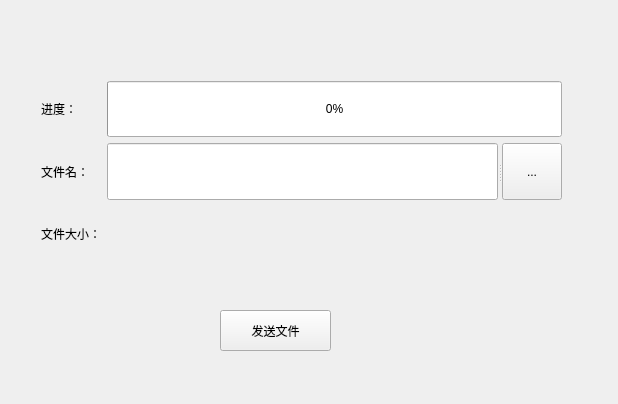
<?xml version="1.0" encoding="UTF-8"?>
<ui version="4.0">
 <class>SendFile</class>
 <widget class="QDialog" name="SendFile">
  <property name="geometry">
   <rect>
    <x>0</x>
    <y>0</y>
    <width>618</width>
    <height>404</height>
   </rect>
  </property>
  <property name="windowTitle">
   <string>Dialog</string>
  </property>
  <widget class="QPushButton" name="sendButton">
   <property name="geometry">
    <rect>
     <x>220</x>
     <y>310</y>
     <width>111</width>
     <height>41</height>
    </rect>
   </property>
   <property name="sizePolicy">
    <sizepolicy hsizetype="Expanding" vsizetype="Expanding">
     <horstretch>0</horstretch>
     <verstretch>0</verstretch>
    </sizepolicy>
   </property>
   <property name="focusPolicy">
    <enum>Qt::NoFocus</enum>
   </property>
   <property name="text">
    <string>发送文件</string>
   </property>
  </widget>
  <widget class="QWidget" name="layoutWidget">
   <property name="geometry">
    <rect>
     <x>41</x>
     <y>81</y>
     <width>521</width>
     <height>181</height>
    </rect>
   </property>
   <layout class="QGridLayout" name="gridLayout">
    <item row="0" column="0">
     <widget class="QLabel" name="label1">
      <property name="sizePolicy">
       <sizepolicy hsizetype="Preferred" vsizetype="Preferred">
        <horstretch>0</horstretch>
        <verstretch>0</verstretch>
       </sizepolicy>
      </property>
      <property name="text">
       <string>进度：</string>
      </property>
     </widget>
    </item>
    <item row="0" column="1">
     <widget class="QProgressBar" name="progressBar">
      <property name="sizePolicy">
       <sizepolicy hsizetype="Expanding" vsizetype="Expanding">
        <horstretch>0</horstretch>
        <verstretch>0</verstretch>
       </sizepolicy>
      </property>
      <property name="contextMenuPolicy">
       <enum>Qt::DefaultContextMenu</enum>
      </property>
      <property name="autoFillBackground">
       <bool>false</bool>
      </property>
      <property name="styleSheet">
       <string notr="true">font: 75 10pt &quot;Consolas&quot;;</string>
      </property>
      <property name="value">
       <number>0</number>
      </property>
      <property name="textVisible">
       <bool>true</bool>
      </property>
      <property name="orientation">
       <enum>Qt::Horizontal</enum>
      </property>
      <property name="invertedAppearance">
       <bool>false</bool>
      </property>
      <property name="textDirection">
       <enum>QProgressBar::TopToBottom</enum>
      </property>
     </widget>
    </item>
    <item row="1" column="0">
     <widget class="QLabel" name="label2">
      <property name="sizePolicy">
       <sizepolicy hsizetype="Preferred" vsizetype="Preferred">
        <horstretch>0</horstretch>
        <verstretch>0</verstretch>
       </sizepolicy>
      </property>
      <property name="text">
       <string>文件名：</string>
      </property>
     </widget>
    </item>
    <item row="1" column="1">
     <widget class="QSplitter" name="splitter">
      <property name="sizePolicy">
       <sizepolicy hsizetype="Expanding" vsizetype="Expanding">
        <horstretch>0</horstretch>
        <verstretch>0</verstretch>
       </sizepolicy>
      </property>
      <property name="orientation">
       <enum>Qt::Horizontal</enum>
      </property>
      <widget class="QLineEdit" name="filenameLine">
       <property name="sizePolicy">
        <sizepolicy hsizetype="Fixed" vsizetype="Fixed">
         <horstretch>0</horstretch>
         <verstretch>0</verstretch>
        </sizepolicy>
       </property>
       <property name="focusPolicy">
        <enum>Qt::NoFocus</enum>
       </property>
       <property name="readOnly">
        <bool>true</bool>
       </property>
      </widget>
      <widget class="QPushButton" name="chooseButton">
       <property name="sizePolicy">
        <sizepolicy hsizetype="Fixed" vsizetype="Fixed">
         <horstretch>0</horstretch>
         <verstretch>0</verstretch>
        </sizepolicy>
       </property>
       <property name="maximumSize">
        <size>
         <width>60</width>
         <height>16777215</height>
        </size>
       </property>
       <property name="focusPolicy">
        <enum>Qt::NoFocus</enum>
       </property>
       <property name="text">
        <string>...</string>
       </property>
      </widget>
     </widget>
    </item>
    <item row="2" column="0">
     <widget class="QLabel" name="label3">
      <property name="sizePolicy">
       <sizepolicy hsizetype="Preferred" vsizetype="Preferred">
        <horstretch>0</horstretch>
        <verstretch>0</verstretch>
       </sizepolicy>
      </property>
      <property name="text">
       <string>文件大小：</string>
      </property>
     </widget>
    </item>
    <item row="2" column="1">
     <widget class="QLabel" name="fileSize">
      <property name="sizePolicy">
       <sizepolicy hsizetype="Expanding" vsizetype="Expanding">
        <horstretch>0</horstretch>
        <verstretch>0</verstretch>
       </sizepolicy>
      </property>
      <property name="inputMethodHints">
       <set>Qt::ImhNone</set>
      </property>
      <property name="text">
       <string/>
      </property>
     </widget>
    </item>
   </layout>
  </widget>
 </widget>
 <resources/>
 <connections/>
</ui>
